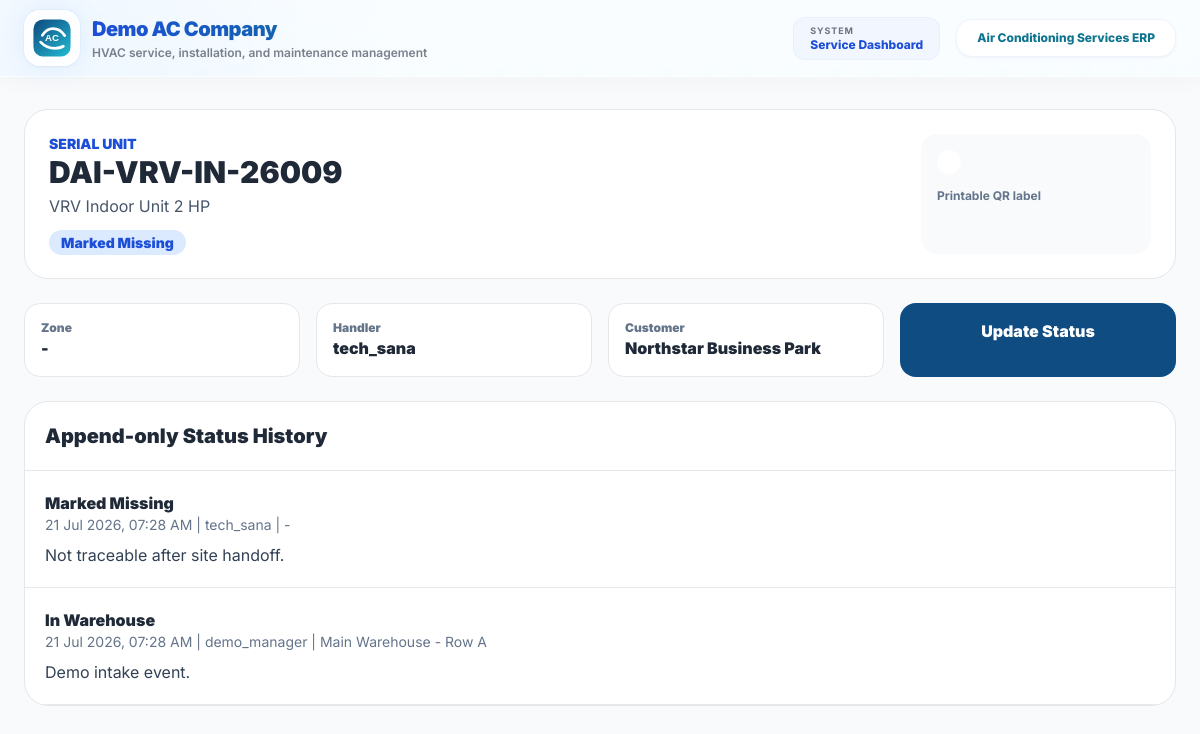
Screenshot of /store/units/detail/9/ (signed in) with the database file from the repository.
### store/models.py (models this page shows, shortened)
class InventoryUnit(models.Model):
    STATUS_CHOICES = (
        ("IN_WAREHOUSE", "In Warehouse"),
        ("DISPATCHED", "Dispatched"),
        ("WITH_INSTALLATION_TEAM", "With Installation Team"),
        ("INSTALLED", "Installed"),
        ("RETURNED_TO_WAREHOUSE", "Returned to Warehouse"),
        ("DAMAGED", "Marked Damaged"),
        ("MISSING", "Marked Missing"),
    )
    store_item = models.ForeignKey(StoreItem, on_delete=models.CASCADE, related_name="serial_units")
    serial_number = models.CharField(max_length=120, unique=True)
    current_status = models.CharField(max_length=40, choices=STATUS_CHOICES, default="IN_WAREHOUSE")
    current_zone = models.ForeignKey(Zone, on_delete=models.SET_NULL, blank=True, null=True, related_name="units")
    current_handler = models.ForeignKey(User, on_delete=models.SET_NULL, blank=True, null=True, related_name="handled_inventory_units")
    customer = models.ForeignKey("customers.Customer", on_delete=models.SET_NULL, blank=True, null=True, related_name="inventory_units")
    condition_note = models.TextField(blank=True, null=True)
    created_at = models.DateTimeField(auto_now_add=True)
    updated_at = models.DateTimeField(auto_now=True)
    class Meta:
        ordering = ["store_item__item_description", "serial_number"]
    def valid_next_statuses(self):
        transitions = {
            "IN_WAREHOUSE": ["DISPATCHED", "DAMAGED", "MISSING"],
            "DISPATCHED": ["WITH_INSTALLATION_TEAM", "RETURNED_TO_WAREHOUSE", "DAMAGED", "MISSING"],
            "WITH_INSTALLATION_TEAM": ["INSTALLED", "RETURNED_TO_WAREHOUSE", "DAMAGED", "MISSING"],
            "RETURNED_TO_WAREHOUSE": ["IN_WAREHOUSE", "DAMAGED", "MISSING"],
            "INSTALLED": ["DAMAGED", "MISSING"],
            "DAMAGED": ["RETURNED_TO_WAREHOUSE"],
            "MISSING": ["RETURNED_TO_WAREHOUSE"],
        }
        return transitions.get(self.current_status, [])

class StoreItem(models.Model):
    UNIT_CHOICES = (
        ("NOS", "Nos"),
        ("MTR", "Meter"),
        ("RFT", "Rft"),
        ("MTR_AND_RFT", "MTR and RFT"),
        ("KG", "Kg"),
        ("PKT", "Packet"),
        ("NOS_PKT", "Nos / Packet"),
        ("LTR", "Liter"),
        ("SQMTR", "Sq. Meter"),
        ("ROLL", "Roll"),
        ("BOX", "Box"),
        ("COIL", "Coil"),
    )
    item_code = models.CharField(
        max_length=20,
        unique=True,
        blank=True
    )
    category = models.ForeignKey(
        StoreCategory,
        on_delete=models.CASCADE,
        related_name="items"
    )
    item_description = models.CharField(
        max_length=250
    )
    size = models.CharField(
        max_length=150,
        blank=True,
        null=True
    )
    serial_number = models.CharField(
        max_length=100,
        blank=True,
        null=True,
        help_text="AC unit serial number (if applicable)."
    )
    remarks = models.CharField(
        max_length=250,
        blank=True,
        null=True
    )
    is_vrv = models.BooleanField(
        default=False,
        help_text="Check if this item is VRV type."
    )
    is_non_vrv = models.BooleanField(
        default=False,
        help_text="Check if this item is Non-VRV type."
    )
    unit = models.CharField(
        max_length=20,
        choices=UNIT_CHOICES,
        default="NOS"
    )
    opening_stock = models.DecimalField(
        max_digits=12,
        decimal_places=2,
        default=0
    )
    current_stock = models.DecimalField(
        max_digits=12,
        decimal_places=2,
        default=0
    )
    minimum_stock = models.DecimalField(
        max_digits=12,
        decimal_places=2,
        default=0
    )
    alert_percentage = models.DecimalField(
        max_digits=5,
        decimal_places=2,
        default=85,
        help_text="Alert when stock is 85% used from opening stock."
    )
    created_by = models.ForeignKey(
        User,
        on_delete=models.SET_NULL,
        blank=True,
        null=True,
        related_name="created_store_items"
    )
    created_at = models.DateTimeField(
        auto_now_add=True
    )
    class Meta:
        ordering = ["category__category_name", "item_description"]

class UnitStatusEvent(models.Model):
    unit = models.ForeignKey(InventoryUnit, on_delete=models.CASCADE, related_name="status_events")
    status = models.CharField(max_length=40, choices=InventoryUnit.STATUS_CHOICES)
    zone = models.ForeignKey(Zone, on_delete=models.SET_NULL, blank=True, null=True, related_name="unit_events")
    handler = models.ForeignKey(User, on_delete=models.SET_NULL, blank=True, null=True, related_name="unit_status_events")
    photo = models.ImageField(upload_to="unit_status_photos/", blank=True, null=True)
    condition_note = models.TextField(blank=True, null=True)
    timestamp = models.DateTimeField(auto_now_add=True)
    class Meta:
        ordering = ["-timestamp"]

class Zone(models.Model):
    name = models.CharField(max_length=120, unique=True)
    warehouse_name = models.CharField(max_length=160, default="Main Warehouse")
    notes = models.CharField(max_length=250, blank=True, null=True)
    created_at = models.DateTimeField(auto_now_add=True)
    class Meta:
        ordering = ["warehouse_name", "name"]
    def __str__(self):
        return f"{self.warehouse_name} - {self.name}"

### customers/models.py (models this page shows, shortened)
class Customer(models.Model):
    CUSTOMER_CATEGORY_CHOICES = (
        ("GENERAL", "General Customer"),
        ("WARRANTY", "Warranty Customer"),
        ("AMC", "AMC Customer"),
    )
    customer_id = models.CharField(max_length=20, unique=True, blank=True)
    customer_category = models.CharField(
        max_length=20,
        choices=CUSTOMER_CATEGORY_CHOICES,
        default="GENERAL"
    )
    customer_name = models.CharField(max_length=200)
    company_name = models.CharField(max_length=200, blank=True, null=True)
    phone_number = models.CharField(max_length=15)
    whatsapp_number = models.CharField(max_length=15, blank=True, null=True)
    email = models.EmailField(blank=True, null=True)
    gst_number = models.CharField(max_length=30, blank=True, null=True)
    address = models.TextField(blank=True, null=True)
    landmark = models.CharField(max_length=200, blank=True, null=True)
    city = models.CharField(max_length=100, blank=True, null=True)
    state = models.CharField(max_length=100, blank=True, null=True)
    pincode = models.CharField(max_length=10, blank=True, null=True)
    remarks = models.TextField(blank=True, null=True)
    warranty_start_date = models.DateField(blank=True, null=True)
    warranty_end_date = models.DateField(blank=True, null=True)
    amc_start_date = models.DateField(blank=True, null=True)
    amc_end_date = models.DateField(blank=True, null=True)
    is_active = models.BooleanField(default=True)
    created_by = models.ForeignKey(
        User,
        on_delete=models.SET_NULL,
        blank=True,
        null=True,
        related_name="created_customers"
    )
    created_at = models.DateTimeField(auto_now_add=True)
    updated_at = models.DateTimeField(auto_now=True)
    class Meta:
        ordering = ["-id"]

### store/views.py (the view)
# urls.py: path("units/detail/<int:id>/", views.unit_detail, name="unit_detail"),
@login_required
def unit_detail(request, id):
    unit = get_object_or_404(
        InventoryUnit.objects.select_related("store_item", "store_item__category", "current_zone", "current_handler", "customer"),
        id=id,
    )
    events = unit.status_events.select_related("zone", "handler")
    jobs = unit.installation_jobs.select_related("customer", "technician")
    return render(request, "unit_detail.html", {
        "unit": unit,
        "events": events,
        "jobs": jobs,
        "valid_next_statuses": unit.valid_next_statuses(),
        "status_choices": InventoryUnit.STATUS_CHOICES,
    })

### puriaccooling/context_processors.py (called while the page is built)
def branding(request):
    return {"BRAND": APP_BRANDING}

### templates/unit_detail.html (shortened to what this page needs)
{% extends 'base.html' %}
{% block content %}
<div class="min-h-screen bg-slate-50 px-4 py-8"><div class="max-w-6xl mx-auto">
<div class="bg-white rounded-3xl border p-6 mb-6 flex flex-col lg:flex-row gap-6 justify-between"><div><p class="text-sm font-black text-blue-700">SERIAL UNIT</p><h1 class="text-3xl font-black">{{ unit.serial_number }}</h1><p class="text-slate-600 mt-1">{{ unit.store_item.item_description }} {{ unit.store_item.size|default:'' }}</p><p class="mt-3"><span class="px-3 py-1 rounded-full bg-blue-100 text-blue-700 font-black text-sm">{{ unit.get_current_status_display }}</span></p></div><div class="bg-slate-50 rounded-2xl p-4 min-w-[230px]"><div id="qr" class="bg-white p-3 rounded-xl inline-block"></div><p class="text-xs font-bold text-slate-500 mt-2">Printable QR label</p></div></div>
<div class="grid grid-cols-1 md:grid-cols-4 gap-4 mb-6"><div class="bg-white rounded-2xl p-4 border"><p class="text-xs font-black text-slate-500">Zone</p><p class="font-black">{{ unit.current_zone|default:'-' }}</p></div><div class="bg-white rounded-2xl p-4 border"><p class="text-xs font-black text-slate-500">Handler</p><p class="font-black">{{ unit.current_handler.username|default:'-' }}</p></div><div class="bg-white rounded-2xl p-4 border"><p class="text-xs font-black text-slate-500">Customer</p><p class="font-black">{{ unit.customer.customer_name|default:'-' }}</p></div><a href="{% url 'update_unit_status' unit.id %}" class="bg-[#0F4C81] text-white rounded-2xl p-4 font-black text-center">Update Status</a></div>
<div class="bg-white rounded-3xl border overflow-hidden"><div class="p-5 border-b"><h2 class="text-xl font-black">Append-only Status History</h2></div>{% for event in events %}<div class="p-5 border-b flex flex-col md:flex-row md:justify-between gap-3"><div><p class="font-black">{{ event.get_status_display }}</p><p class="text-sm text-slate-500">{{ event.timestamp|date:'d M Y, h:i A' }} | {{ event.handler.username|default:'-' }} | {{ event.zone|default:'-' }}</p><p class="mt-2 text-slate-700">{{ event.condition_note|default:'No note' }}</p></div>{% if event.photo %}<a href="{{ event.photo.url }}" class="text-blue-700 font-bold">View Photo</a>{% endif %}</div>{% empty %}<p class="p-6 text-slate-500 font-bold">No events yet.</p>{% endfor %}</div>
</div></div>{% endblock %}

### templates/base.html (style rules this page uses)
body { font-family: 'Inter', sans-serif; scroll-behavior: smooth; }
.soft-grid { background-image: linear-gradient(rgba(59, 130, 246, 0.08) 1px, transparent 1px), linear-gradient(90deg, rgba(59, 130, 246, 0.08) 1px, transparent 1px); background-size: 42px 42px; }

### rows the page displays
InventoryUnit: serial_number "DAI-VRV-IN-26009", store_item.item_description "VRV Indoor Unit", store_item.size "2 HP", current_status "Marked Missing", current_zone "-", current_handler.username "tech_sana", customer.customer_name "Northstar Business Park"
UnitStatusEvent: status "Marked Missing", timestamp "21 Jul 2026, 07:28 AM", handler.username "tech_sana", zone "-", condition_note "Not traceable after site handoff."
UnitStatusEvent: status "In Warehouse", timestamp "21 Jul 2026, 07:28 AM", handler.username "demo_manager", zone "Main Warehouse - Row A", condition_note "Demo intake event."

### other values shown
{{ BRAND.TAGLINE }} "HVAC service, installation, and maintenance management"
{{ BRAND.APP_NAME }} "Air Conditioning Services ERP"
